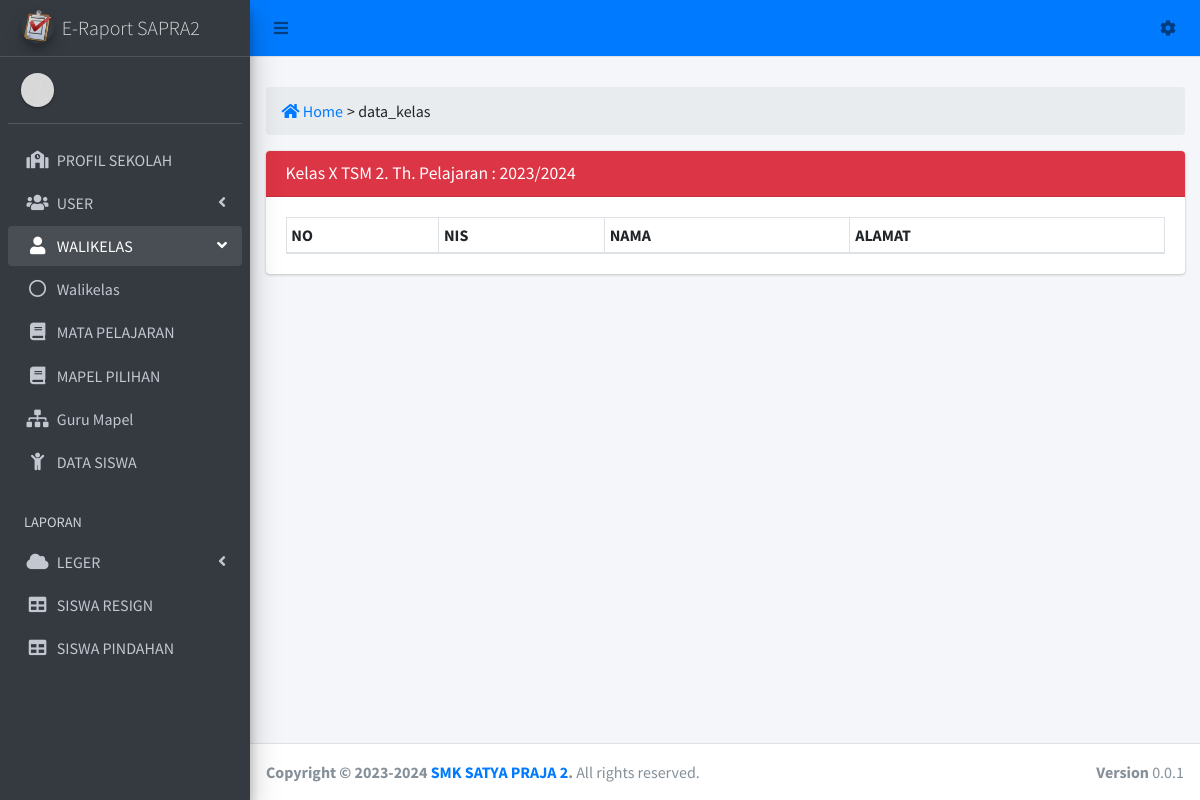
Page /admin?view=data_kelas&kelas=X&jurusan=TSM&pkelas=2&thpel=2023/2024 on the earlier database version.
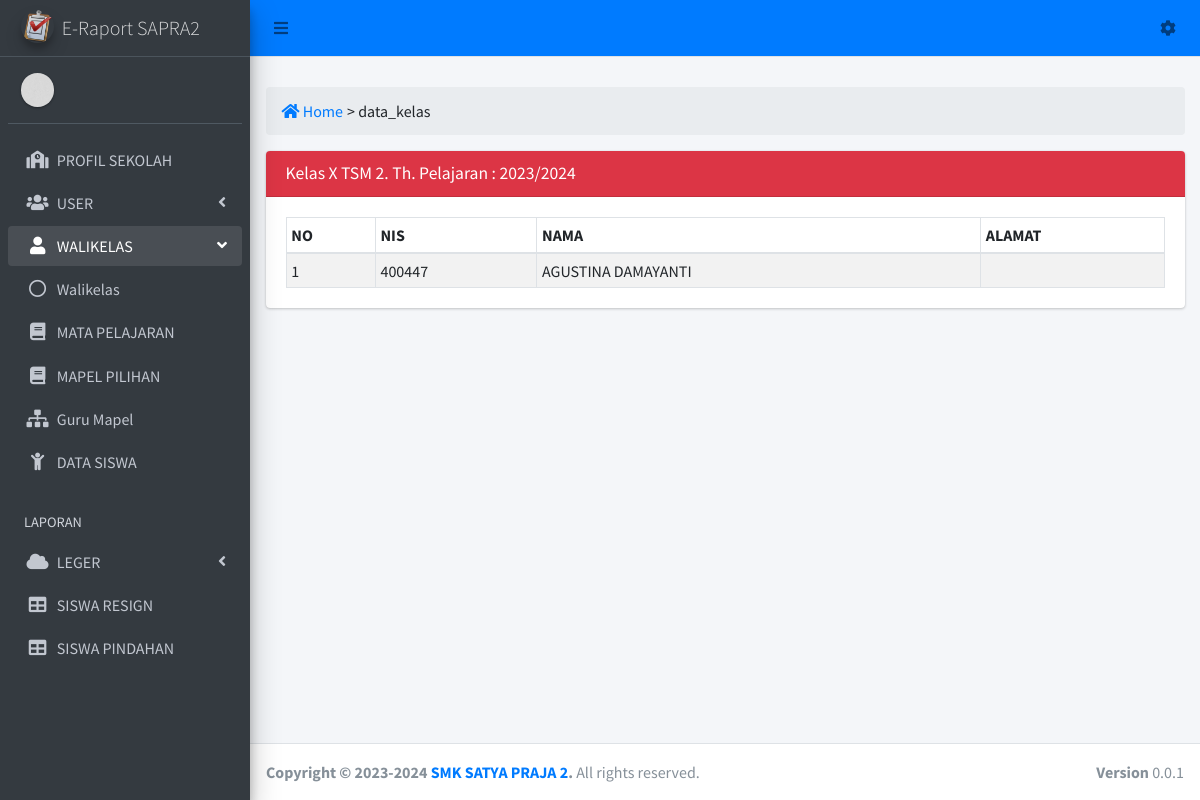
Same page on the later database version.
### tables this page shows
CREATE TABLE `tb_siswa` (
  `id` int(10) NOT NULL,
  `nis` int(10) NOT NULL,
  `nisn` int(20) NOT NULL,
  `nama` varchar(50) NOT NULL,
  `kel` varchar(3) NOT NULL,
  `kelas` varchar(3) NOT NULL,
  `jurusan` varchar(5) NOT NULL,
  `pemkelas` varchar(1) NOT NULL,
  `th_pelajaran` varchar(12) NOT NULL,
  `ttl` varchar(40) NOT NULL,
  `kelamin` enum('L','P') NOT NULL,
  `agama` varchar(10) NOT NULL,
  `status` varchar(20) NOT NULL,
  `anak_ke` int(2) NOT NULL,
  `alamat_siswa` text NOT NULL,
  `hp_siswa` varchar(15) NOT NULL,
  `asal_sekolah` varchar(40) NOT NULL,
  `tgl_terima` varchar(20) NOT NULL,
  `ayah` varchar(50) NOT NULL,
  `ibu` varchar(50) NOT NULL,
  `alamat_ortu` text NOT NULL,
  `hp_ortu` varchar(15) NOT NULL,
  `kerja_ayah` varchar(20) NOT NULL,
  `kerja_ibu` varchar(20) NOT NULL,
  `nama_wali` varchar(50) NOT NULL,
  `alamat_wali` text NOT NULL,
  `hp_wali` varchar(50) NOT NULL,
  `kerja_wali` varchar(20) NOT NULL,
  `semester` enum('Ganjil','Genap','','') NOT NULL
);

### view/operator/home_kelas.php (the view)
<div class="row">
  <div class="col-sm-12">
    <ol class="breadcrumb <?= $bg_breadcrumb;  ?>">
	    <li><a href="admin" class="pr-1"><i class="fas fa-home"></i> Home</a></li>
	    <li class="active"> > <?= $_GET['view'] ?: 'Dashboard'; ?></li>
	  </ol>
  </div>
</div>
<?php
if (isset($_GET['kelas']) && isset($_GET['jurusan']) && isset($_GET['pkelas']) && isset($_GET['thpel'])) {
	$kelas = $_GET['kelas'];
	$jurusan = $_GET['jurusan'];
	$pkelas = $_GET['pkelas'];
	$th_pelajaran = $_GET['thpel'];
?>
<div class="row">
	<div class="col-sm-12">
		<div class="card">
			<div class="card-header bg-danger">
				<h3 class="card-title">Kelas <?= $kelas." ".$jurusan." ".$pkelas; ?>. Th. Pelajaran : <?= $th_pelajaran; ?></h3>
			</div>
			<div class="card-body">
				<table id="example1" class="table table-sm table-bordered table-striped">
					<thead>
						<tr>
							<th>NO</th>
							<th>NIS</th>
							<th>NAMA</th>
							<th>ALAMAT</th>
						</tr>
					</thead>
					<tbody>
						<?php
						$no = 1;
						$sql = mysqli_query($koneksi, "select * from tb_siswa where kelas = '$kelas' and jurusan = '$jurusan' and pemkelas = '$pkelas' and th_pelajaran = '$th_pelajaran'");
						while ($data = mysqli_fetch_array($sql)) { ?>
							<tr>
								<td><?= $no++; ?></td>
								<td><?= $data['nis']; ?></td>
								<td><?= $data['nama']; ?></td>
								<td><?= $data['alamat_siswa']; ?></td>
							</tr>
						<?php }
						?>
					</tbody>
				</table>
			</div>
		</div>
	</div>
</div>
<?php } ?>

### admin.php (shortened to what this page needs)
<?php
require_once('koneksi.php');
?>
<!DOCTYPE html>
<html lang="en">
<head>
  <link rel="stylesheet" href="plugins/fontawesome-free/css/all.min.css">
  <link rel="stylesheet" href="plugins/overlayScrollbars/css/OverlayScrollbars.min.css">
  <link rel="stylesheet" href="dist/css/adminlte.min.css">
  <link rel="stylesheet" href="plugins/datatables-bs4/css/dataTables.bootstrap4.min.css">
  <link rel="stylesheet" href="plugins/datatables-responsive/css/responsive.bootstrap4.min.css">
  <link rel="stylesheet" href="plugins/select2/css/select2.min.css">
  <link rel="stylesheet" href="plugins/select2-bootstrap4-theme/select2-bootstrap4.min.css">
</head>
<body class="hold-transition sidebar-mini layout-fixed layout-navbar-fixed layout-footer-fixed">
<div class="wrapper">
  <nav class="main-header navbar navbar-expand navbar-primary navbar-light">
    <ul class="navbar-nav">
      <li class="nav-item">
        <a class="nav-link" data-widget="pushmenu" href="#" role="button"><i class="fas fa-bars"></i></a>
      </li>
      <li class="nav-item d-none d-sm-inline-block">
        <a href="admin" class="nav-link"><?= $_SESSION['session']; ?></a>
      </li>
    </ul>
    <ul class="navbar-nav ml-auto">
      <li class="nav-item dropdown">
        <a class="nav-link" data-toggle="dropdown" href="#">
          <i class="fas fa-cog"></i>
        </a>
      </li>
    </ul>
  </nav>
  <aside class="main-sidebar sidebar-dark-light bg elevation-4">
    <a href="admin" class="brand-link">
      <img src="dist/img/lrapor.png" alt="AdminLTE Logo" class="brand-image img-circle elevation-3"
           style="opacity: .8">
      <span class="brand-text font-weight-light">E-Raport SAPRA2</span>
    </a>
    <div class="sidebar">
      <div class="user-panel mt-3 pb-3 mb-3 d-flex">
        <div class="image">
          <img src="dist/img/boxed-bg.jpg" class="img-circle elevation-1" alt="User Image">
        </div>
        <div class="info">
        </div>
      </div>
      <nav class="mt-2">
        <ul class="nav nav-pills nav-sidebar flex-column" data-widget="treeview" role="menu" data-accordion="false">
          <li class="nav-item">
            <a href="?view=profil_sekolah" class="nav-link <?= $_GET['view'] == 'profil_sekolah' ? 'active' : ''; ?>">
              <i class="nav-icon fas fa-school"></i>
              <p>
                PROFIL SEKOLAH
              </p>
            </a>
          </li>
          <li class="nav-item">
            <a href="#" class="nav-link">
              <i class="nav-icon fas fa-users"></i>
              <p>
                USER
                <i class="fas fa-angle-left right"></i>
              </p>
            </a>
          </li>
          <li class="nav-item menu-open">
            <a href="#" class="nav-link">
              <i class="nav-icon fas fa-user"></i>
              <p>
                WALIKELAS
                <i class="fas fa-angle-left right"></i>
              </p>
            </a>
            <ul class="nav nav-treeview">
              <li class="nav-item">
                <a href="admin?view=walikelas" class="nav-link <?= $_GET['view'] == 'walikelas' ? 'active' : ''; ?>">
                  <i class="far fa-circle nav-icon"></i>
                  <p>Walikelas</p>
                </a>
              </li>
            </ul>
          </li>
          <li class="nav-item">
            <a href="admin?view=mapel_page" class="nav-link <?= $_GET['view'] == 'mapel_page' ? 'active' : ''; ?>">
              <i class="nav-icon fas  fa-book"></i>
              <p>
                MATA PELAJARAN
              </p>
            </a>
          </li>
          <li class="nav-item">
            <a href="admin?view=mapel_pilihan" class="nav-link <?= $_GET['view'] == 'mapel_pilihan' ? 'active' : ''; ?>">
              <i class="nav-icon fas  fa-book"></i>
              <p>
                MAPEL PILIHAN
              </p>
            </a>
          </li>
          <li class="nav-item">
            <a href="admin?view=guru_mapel" class="nav-link <?= $_GET['view'] == 'guru_mapel' ? 'active' : ''; ?>">
              <i class="nav-icon fas  fa-sitemap"></i>
              <p>
                Guru Mapel
              </p>
            </a>
          </li>
          <li class="nav-item">
            <a href="admin?view=siswa" class="nav-link <?= $_GET['view'] == 'siswa' ? 'active' : ''; ?>">
              <i class="nav-icon fas fa-child"></i>
              <p>
                DATA SISWA
              </p>
            </a>
          </li>
        <li class="nav-header">LAPORAN</li>
        <li class="nav-item">
          <a href="#" class="nav-link">
            <i class="nav-icon fas fa-cloud"></i>
            <p>LEGER<i class="fas fa-angle-left right"></i></p>
          </a>
        </li>
        <li class="nav-item">
          <a href="?view=siswa_resign" class="nav-link <?= $_GET['view'] == 'siswa_resign' ? 'active' : ''; ?>">
            <i class="nav-icon fas fa-table"></i>
            <p>SISWA RESIGN</p>
          </a>
        </li>
        <li class="nav-item">
          <a href="?view=siswa_pindahan" class="nav-link <?= $_GET['view'] == 'siswa_pindahan' ? 'active' : ''; ?>">
            <i class="nav-icon fas fa-table"></i>
            <p>SISWA PINDAHAN</p>
          </a>
        </li>
        </ul>
      </nav>
    </div>
  </aside>
  <div class="content-wrapper">
    <div class="content-header">
    </div>
    <section class="content">
      <div class="container-fluid">
        <?php
        $bg_breadcrumb = '';
        if (isset($_GET['view'])) {
          $view = $_GET['view'];
          switch ($view) {
            case 'data_kelas':
              require_once('view/operator/home_kelas.php');
              break;
          }
        }else{
          require_once('view/operator/home.php');
        }
        ?>
      </div>
    </section>
  </div>
  <footer class="main-footer">
    <strong>Copyright &copy; 2023-2024 <a href="https://smksatyapraja2.id">SMK SATYA PRAJA 2</a>.</strong>
    All rights reserved.
    <div class="float-right d-none d-sm-inline-block">
      <b>Version</b> 0.0.1
    </div>
  </footer>
</div>
</body>
</html>

Differences in the rows shown:
now on this page (row edited): tb_siswa: nis "400447", nama "AGUSTINA DAMAYANTI"
